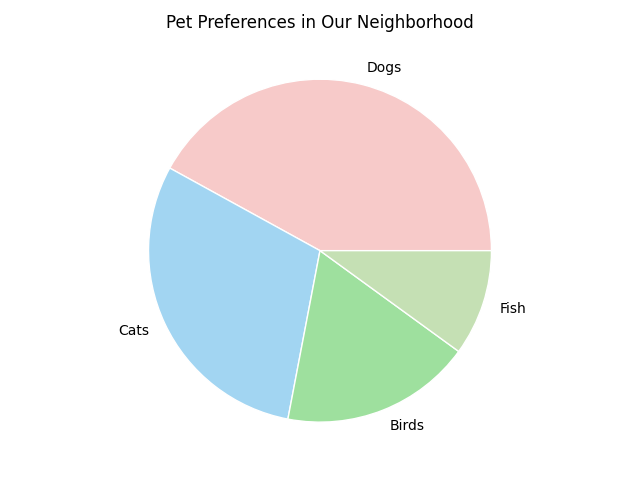

Recreate this plot in Python.
import matplotlib.pyplot as plt 
import numpy as np 


# Values for each category
data_values = [42, 30, 18, 10]
category_labels = ["Dogs", "Cats", "Birds", "Fish"]  

# Define colors for pie chart slices
slice_colors = ['#F7CAC9', '#A2D5F2', '#9EE09E', '#C5E0B4'] 

# Create the pie chart with labels, slice colors, and edge settings
plt.pie(data_values, labels=category_labels, colors=slice_colors, wedgeprops={'linewidth': 1, 'edgecolor': 'white'})

# Add Title and Tight Layout
plt.title("Pet Preferences in Our Neighborhood")
plt.tight_layout() 

plt.show()
